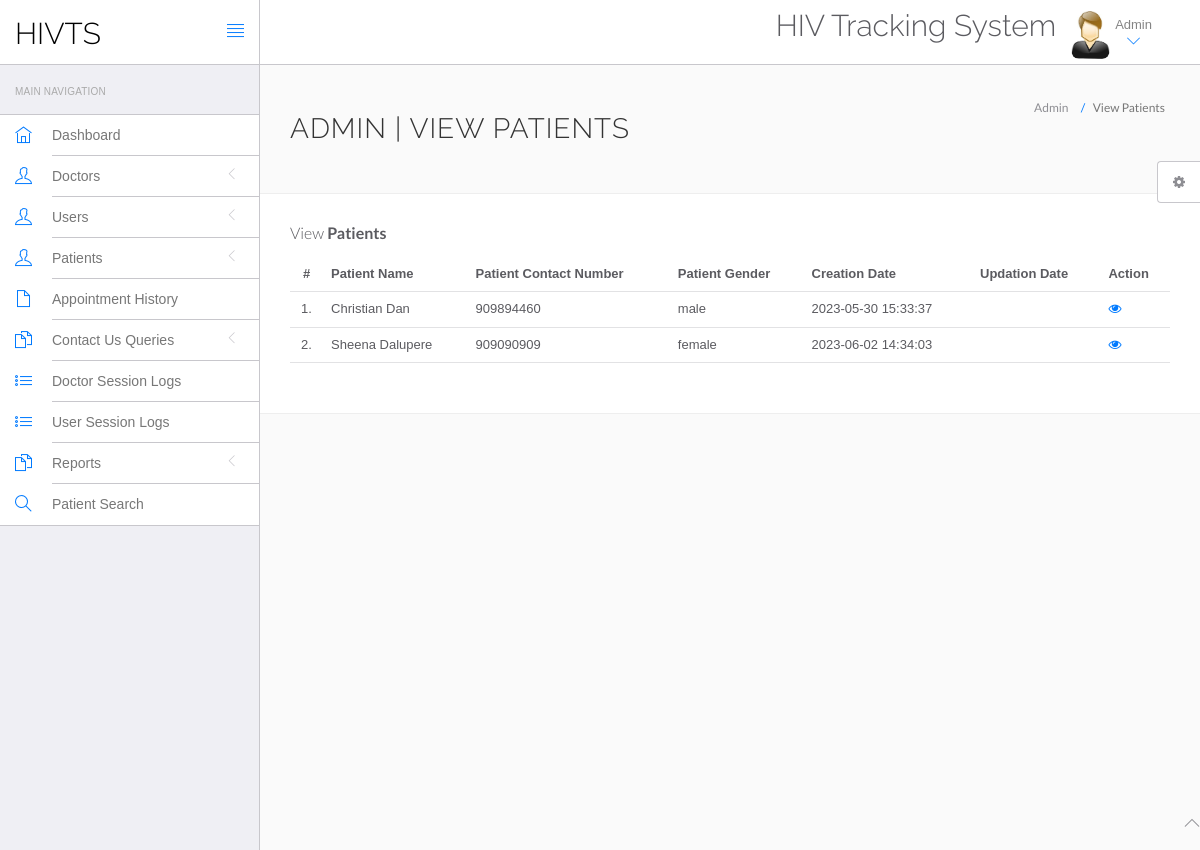
Page /hms/admin/manage-patient.php (signed in) on the committed database.
### tables this page shows
CREATE TABLE `tblpatient` (
  `ID` int(10) NOT NULL,
  `Docid` int(10) DEFAULT NULL,
  `PatientName` varchar(200) DEFAULT NULL,
  `PatientContno` bigint(10) DEFAULT NULL,
  `PatientEmail` varchar(200) DEFAULT NULL,
  `PatientGender` varchar(50) DEFAULT NULL,
  `PatientAdd` mediumtext DEFAULT NULL,
  `PatientAge` int(10) DEFAULT NULL,
  `PatientMedhis` mediumtext DEFAULT NULL,
  `CreationDate` timestamp NULL DEFAULT current_timestamp(),
  `UpdationDate` timestamp NULL DEFAULT NULL ON UPDATE current_timestamp(),
  `statusName` varchar(255) DEFAULT NULL
);

### hms/admin/manage-patient.php (the view, shortened to what this page needs)
<?php
include('include/config.php');
if(strlen($_SESSION['id']==0)) {
 header('location:logout.php');
  } else{
?>
<!DOCTYPE html>
<html lang="en">
	<head>
		<link rel="stylesheet" href="vendor/bootstrap/css/bootstrap.min.css">
		<link rel="stylesheet" href="vendor/fontawesome/css/font-awesome.min.css">
		<link rel="stylesheet" href="vendor/themify-icons/themify-icons.min.css">
		<link href="vendor/animate.css/animate.min.css" rel="stylesheet" media="screen">
		<link href="vendor/perfect-scrollbar/perfect-scrollbar.min.css" rel="stylesheet" media="screen">
		<link href="vendor/switchery/switchery.min.css" rel="stylesheet" media="screen">
		<link href="vendor/bootstrap-touchspin/jquery.bootstrap-touchspin.min.css" rel="stylesheet" media="screen">
		<link href="vendor/select2/select2.min.css" rel="stylesheet" media="screen">
		<link href="vendor/bootstrap-datepicker/bootstrap-datepicker3.standalone.min.css" rel="stylesheet" media="screen">
		<link href="vendor/bootstrap-timepicker/bootstrap-timepicker.min.css" rel="stylesheet" media="screen">
		<link rel="stylesheet" href="assets/css/styles.css">
		<link rel="stylesheet" href="assets/css/plugins.css">
		<link rel="stylesheet" href="assets/css/themes/theme-1.css" id="skin_color" />
	</head>
	<body>
		<div id="app">
<?php include('include/sidebar.php');?>
<div class="app-content">
<?php include('include/header.php');?>
<div class="main-content" >
<div class="wrap-content container" id="container">
<section id="page-title">
<div class="row">
<div class="col-sm-8">
<h1 class="mainTitle">Admin | View Patients</h1>
</div>
<ol class="breadcrumb">
<li>
<span>Admin</span>
</li>
<li class="active">
<span>View Patients</span>
</li>
</ol>
</div>
</section>
<div class="container-fluid container-fullw bg-white">
<div class="row">
<div class="col-md-12">
<h5 class="over-title margin-bottom-15">View <span class="text-bold">Patients</span></h5>
<table class="table table-hover" id="sample-table-1">
<thead>
<tr>
<th class="center">#</th>
<th>Patient Name</th>
<th>Patient Contact Number</th>
<th>Patient Gender </th>
<th>Creation Date </th>
<th>Updation Date </th>
<th>Action</th>
</tr>
</thead>
<tbody>
<?php
$sql=mysqli_query($con,"select * from tblpatient");
$cnt=1;
while($row=mysqli_fetch_array($sql))
{
?>
<tr>
<td class="center"><?php echo $cnt;?>.</td>
<td class="hidden-xs"><?php echo $row['PatientName'];?></td>
<td><?php echo $row['PatientContno'];?></td>
<td><?php echo $row['PatientGender'];?></td>
<td><?php echo $row['CreationDate'];?></td>
<td><?php echo $row['UpdationDate'];?>
</td>
<td>
<a href="view-patient.php?viewid=<?php echo $row['ID'];?>"><i class="fa fa-eye"></i></a>
</td>
</tr>
<?php
$cnt=$cnt+1;
 }?></tbody>
</table>
</div>
</div>
</div>
</div>
</div>
</div>
</div>
	<?php include('include/footer.php');?>
	<?php include('include/setting.php');?>
	</body>
</html>
<?php } ?>

### hms/admin/assets/css/themes/theme-1.css (style rules this page uses)
body { background: #FAFAFA; }

### rows in the picture
tblpatient: PatientName "Christian Dan", PatientContno "909894460", PatientGender "male", CreationDate "2023-05-30 15:33:37"
tblpatient: PatientName "Sheena Dalupere", PatientContno "909090909", PatientGender "female", CreationDate "2023-06-02 14:34:03"
